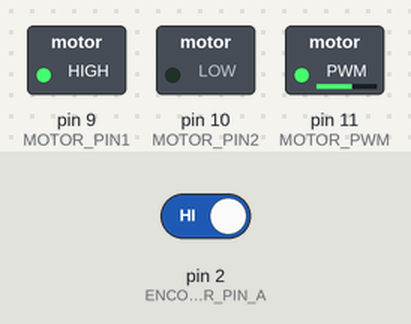
A sketch run on a simulated Arduino Uno, built with avr-gcc and run on an emulated ATmega328P. On the bench: switched loads named in the sketch (green lamp = pin HIGH). The inputs (shaded band) are chosen by the test bench; at power-on: pin 2 (ENCODER_PIN_A) HIGH. What the sketch prints to the serial monitor is not drawn.

Above: at 0.1 s.
Timing chart, 0 to 1.6 s (numbered marks = the images above):
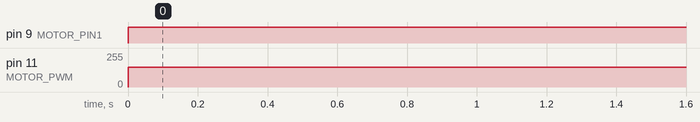

Measured:
- by itself, pin 9 (MOTOR_PIN1): LOW → HIGH at 0.00 s
- by itself, pin 11 (MOTOR_PWM): 0/255 → 150/255 at 0.00 s

The sketch:

N25_with_encoder.ino
```cpp
#define ENCODER_PIN_A 2  // Channel A for encoder
#define ENCODER_PIN_B 3  // Channel B (optional for direction sensing)
#define MOTOR_PIN1 9     // Motor driver pin 1
#define MOTOR_PIN2 10    // Motor driver pin 2
#define MOTOR_PWM 11     // PWM speed control pin

volatile unsigned long pulseCount = 0; // Counts encoder pulses
unsigned long lastTime = 0;
const int pulsesPerRevolution = 20; // Adjust this based on your encoder's specification

int motorSpeed = 150; // Set initial motor speed (0-255)

void countPulses() {
  pulseCount++;
}

void setup() {
  // Motor and encoder setup
  pinMode(ENCODER_PIN_A, INPUT_PULLUP);
  pinMode(ENCODER_PIN_B, INPUT_PULLUP);
  pinMode(MOTOR_PIN1, OUTPUT);
  pinMode(MOTOR_PIN2, OUTPUT);
  pinMode(MOTOR_PWM, OUTPUT);

  attachInterrupt(digitalPinToInterrupt(ENCODER_PIN_A), countPulses, RISING);

  Serial.begin(9600);
  Serial.println("Motor speed set to: 150");
}

void loop() {
  // Drive the motor at the predefined speed
  digitalWrite(MOTOR_PIN1, HIGH);  // Set motor direction
  digitalWrite(MOTOR_PIN2, LOW);
  analogWrite(MOTOR_PWM, motorSpeed);

  // Measure RPM every second
  unsigned long currentTime = millis();
  if (currentTime - lastTime >= 1000) { // Calculate RPM every 1 second
    float rpm = (pulseCount / (float)pulsesPerRevolution) * 60.0;
    pulseCount = 0; // Reset pulse count
    lastTime = currentTime;

    // Display RPM
    Serial.print("RPM: ");

    Serial.println(rpm);
  }
}
```
